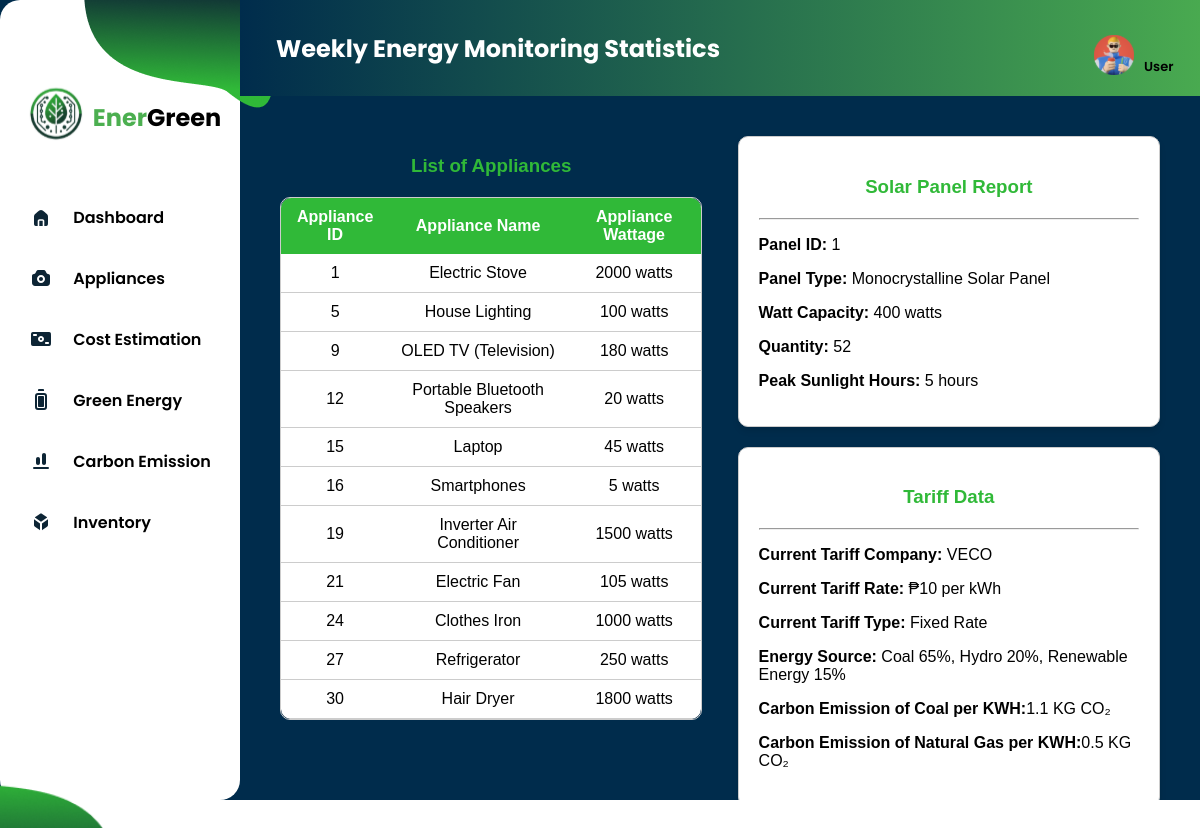
The app's page /Inventory (signed in) with its own data.
### tables this page shows
CREATE TABLE inventory (
  inv_id INTEGER NOT NULL PRIMARY KEY,
  userid INTEGER DEFAULT NULL,
  applianceid INTEGER DEFAULT NULL,
  panel_id INTEGER DEFAULT NULL,
  appliancename TEXT DEFAULT NULL,
  watt INTEGER DEFAULT NULL,
  panelname TEXT DEFAULT NULL,
  hours_use REAL DEFAULT NULL,
  wattcapacity INTEGER DEFAULT NULL,
  panel_quantity INTEGER DEFAULT NULL,
  email TEXT DEFAULT NULL,
  tariffcompany TEXT DEFAULT NULL,
  tariffrate INTEGER DEFAULT NULL,
  tarifftype TEXT DEFAULT NULL,
  FOREIGN KEY (userid) REFERENCES user (id),
  FOREIGN KEY (applianceid) REFERENCES appliance (applianceid),
  FOREIGN KEY (panel_id) REFERENCES solarpanel (panel_id)
);

### app.py (the view)
@app.route('/Inventory')
def inventory():
    email = session.get('email')
    print(f"Email: {email}")
    pie_data = {
        'labels': ['Apples', 'Oranges', 'Bananas', 'Grapes'],
        'values': [50, 20, 15, 15],
        }
    inventory = db.getall_inventory(table='inventory',email=email)
    return render_template('Inventory.html',fullname=getfullname_with_session(session.get('email')), pie_data=pie_data,inventory=inventory) if not session.get('name') == None else redirect(url_for('landing'))

### app.py (called while the page is built)
def getfullname_with_session(session_email: str):
    record = db.find_user(table=user_table, email=session_email)
    if record and 'fullname' in record[0]:
        fullname = record[0]['fullname']
        return fullname.strip()  # Remove any extra spaces, if present
    return ""

@app.after_request
def after_request(response):
    response.headers['Cache-Control'] = 'no-cache,no-store,must-revalidate'
    return response

### dbhelper.py (called while the page is built)
    def getdb_connection(self):
        connection = connect(self.database)
        return connection

    def getprocess(self,sql:str):
        connection = self.getdb_connection()
        cursor = connection.cursor()
        cursor.execute(sql)
        cursor.row_factory = Row
        data:list = cursor.fetchall()  # Convert rows to dictionaries
        cursor.close()
        connection.close()
        return data

    def getall_inventory(self, table:str,email:str)->list:
        query = f"SELECT * FROM {table} WHERE `email` = '{email}'"
        inventory:list = self.getprocess(query)
        return inventory

    def find_user(self,email:str, table:str):
        sql:str = f"SELECT * FROM {table} WHERE `email` = '{email}'"
        return self.getprocess(sql)

### templates/Inventory.html
{% extends 'UserDashboardTemplate.html' %}
{% block content %}
<div id="simulation-container" style="font-family: Arial, sans-serif; padding: 40px;">
    <div style="display: flex; justify-content: space-between; gap: 20px; flex-wrap: wrap;">
        <div style="flex: 1; max-width: 48%; min-width: 300px;">
            <h3 style="text-align: center; color: #30B938; margin-bottom: 20px;">List of Appliances</h3>
            <div style="max-height: 650px; overflow-y: auto; border: 1px solid #ccc; border-radius: 10px;">
                <table style="width: 100%; border-collapse: collapse; background-color: white; border-radius: 10px; box-shadow: 0 4px 6px rgba(0, 0, 0, 0.1); overflow: hidden;">
                    <thead style="background-color: #30B938; color: white;">
                        <tr>
                            <th style="padding: 10px; text-align: center;">Appliance ID</th>
                            <th style="padding: 10px; text-align: center;">Appliance Name</th>
                            <th style="padding: 10px; text-align: center;">Appliance Wattage</th>
                        </tr>
                    </thead>
                    <tbody id="appliance-table-body">
                        {%for appliance in inventory%}
                            <tr>
                                <td style="padding: 10px; border-bottom: 1px solid #ccc; text-align: center;">{{ appliance['applianceid'] }}</td>
                                <td style="padding: 10px; border-bottom: 1px solid #ccc; text-align: center;">{{ appliance['appliancename'] }}</td>
                                <td style="padding: 10px; border-bottom: 1px solid #ccc; text-align: center;">{{ appliance['watt'] }} watts</td>
                            </tr>
                        {% endfor %}
                    </tbody>
                </table>
            </div>
        </div>
        <div style="flex: 1; max-width: 48%; min-width: 300px; display: flex; flex-direction: column; gap: 20px;">
            <div style="background-color: white; border: 1px solid #ccc; border-radius: 10px; padding: 20px; box-shadow: 0 4px 6px rgba(0, 0, 0, 0.1);">
                <h3 style="color: #30B938; text-align: center; margin-bottom: 20px;">Solar Panel Report</h3>
                <hr>
                <p><strong>Panel ID:</strong> {{ inventory[0]['panel_id'] }}</p>
                <p><strong>Panel Type: </strong>{{ inventory[0]['panelname'].title() }} Solar Panel</p>
                <p><strong>Watt Capacity: </strong> {{inventory[0]['wattcapacity'] }} watts</p>
                <p><strong>Quantity: </strong>{{inventory[0]['panel_quantity'] }}</p>
                <p><strong>Peak Sunlight Hours: </strong> {{ inventory[0]['hours_use'] | int }} hours</p>
            </div>
            <div style="background-color: white; border: 1px solid #ccc; border-radius: 10px; padding: 20px; box-shadow: 0 4px 6px rgba(0, 0, 0, 0.1);">
                <h3 style="color: #30B938; text-align: center; margin-bottom: 20px;">Tariff Data</h3>
                <hr>
                <p><strong>Current Tariff Company:</strong> {{ inventory[0]['tariffcompany'].upper() }}</p>
                <p><strong>Current Tariff Rate:</strong> ₱{{ inventory[0]['tariffrate'] }} per kWh</p>
                <p><strong>Current Tariff Type:</strong> {{ inventory[0]['tarifftype'].title() }}</p>
                {% if inventory[0]['tariffcompany'] == 'MERALCO' %}
                    <p><strong>Energy Source:</strong> Coal 50%, Natural Gas 25%, Renewable Energy 25%</p>
                {% elif inventory[0]['tariffcompany'] == 'CEBECO' %}
                    <p><strong>Energy Source:</strong> Coal 60%, Hydropower 30%, Renewable Energy 10%</p>
                {% elif inventory[0]['tariffcompany'] == 'VECO' %}
                    <p><strong>Energy Source:</strong> Coal 65%, Hydro 20%, Renewable Energy 15%</p>
                {% elif inventory[0]['tariffcompany'] == 'TORECO' %}
                    <p><strong>Energy Source:</strong> Coal 70%, Natural Gas 20%, Hydro 10%</p>
                {% elif inventory[0]['tariffcompany'] == 'Aboitiz' %}
                    <p><strong>Energy Source:</strong> Coal 55%, Solar 30%, Natural Gas 15%</p>
                {% else %}
                    <p><strong>Energy Source:</strong> Data not available</p>
                {% endif %}
                <p><strong>Carbon Emission of Coal per KWH:</strong>1.1 KG CO₂</p>
                <p><strong>Carbon Emission of Natural Gas per KWH:</strong>0.5 KG CO₂</p>
            </div>
        </div>
    </div>
</div>
{% endblock %}

### static/css/UserDashboardStyles.css (style rules this page uses)
body { padding: 0; margin: 0; box-sizing: border-box; overflow: hidden; }

### records on screen
inventory: applianceid "1", appliancename "Electric Stove", watt "2000", panel "1", panelname "Monocrystalline", wattcapacity "400", panel_quantity "52", hours_use "5", tariffcompany "VECO", tariffrate "10", tarifftype "Fixed Rate"
inventory: applianceid "5", appliancename "House Lighting", watt "100"
inventory: applianceid "9", appliancename "OLED TV (Television)", watt "180"
inventory: applianceid "12", appliancename "Portable Bluetooth Speakers", watt "20"
inventory: applianceid "15", appliancename "Laptop", watt "45"
inventory: applianceid "16", appliancename "Smartphones", watt "5"
inventory: applianceid "19", appliancename "Inverter Air Conditioner", watt "1500"
inventory: applianceid "21", appliancename "Electric Fan", watt "105"
inventory: applianceid "24", appliancename "Clothes Iron", watt "1000"
inventory: applianceid "27", appliancename "Refrigerator", watt "250"
inventory: applianceid "30", appliancename "Hair Dryer", watt "1800"
